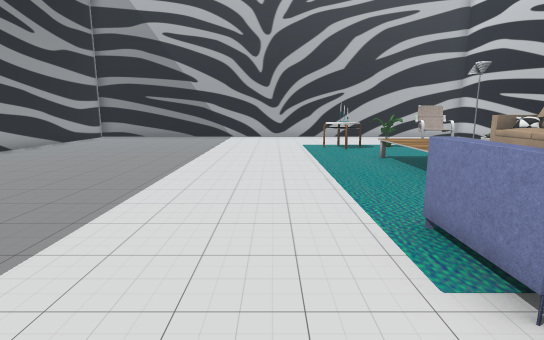
view 1 (above)

17 first-person views from a walk through a 3-D level made in the Unity game engine. The camera is 1.5 m above the floor, tilts 10° down and sees 80° across. The floor is counted in squares, 1 m on a side. Each view is taken from the middle of a square. On the plan, view 1 faces up. The plan holds only what a view shows up to about 15 squares ahead; the rest is blank. The place goes on beyond the plan. The player character is not drawn. Some surface patterns are stand-ins.

view 2
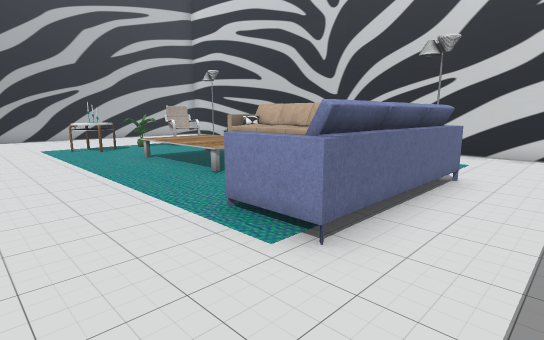

view 3
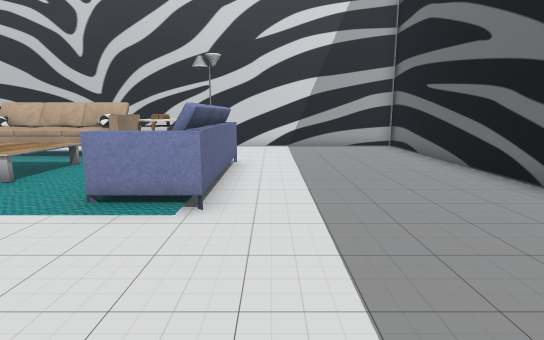

view 4
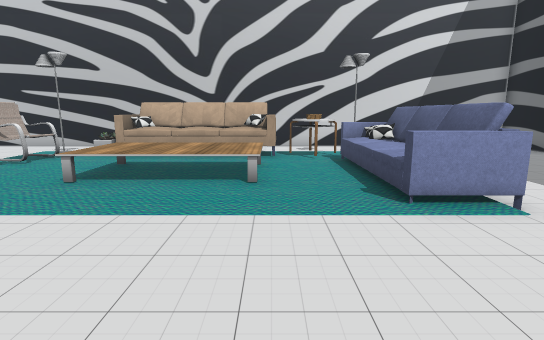

view 5
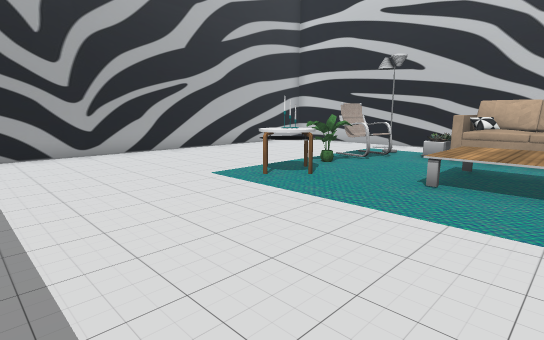

view 6
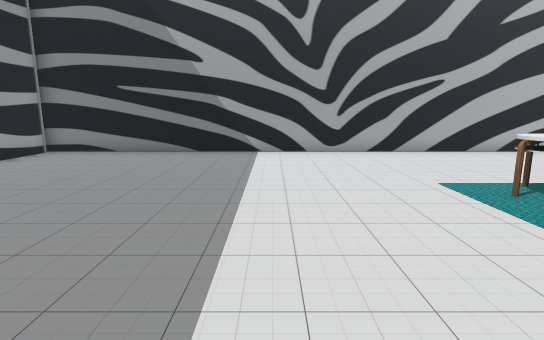

view 7
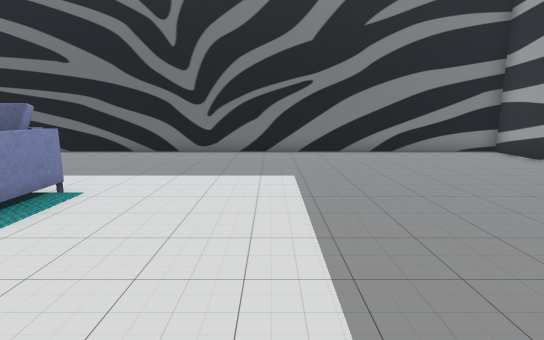

view 8
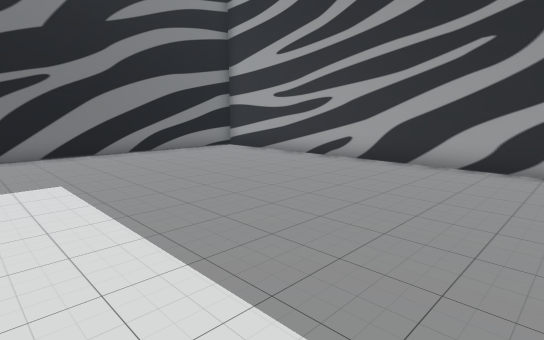

view 9
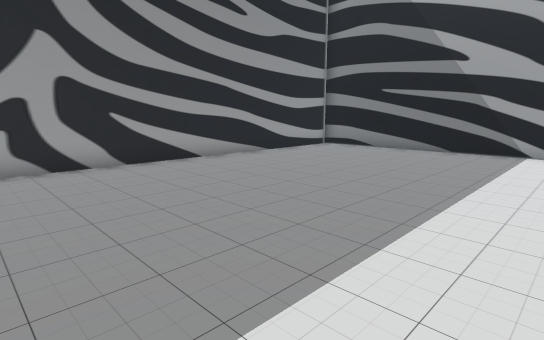

view 10
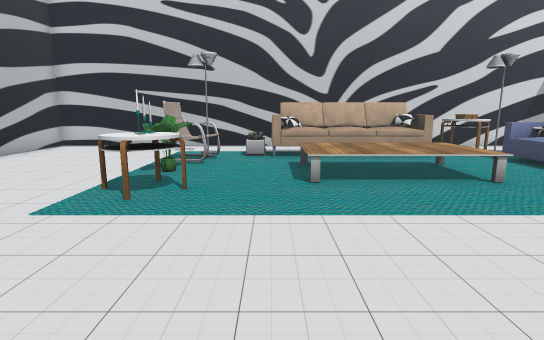

view 11
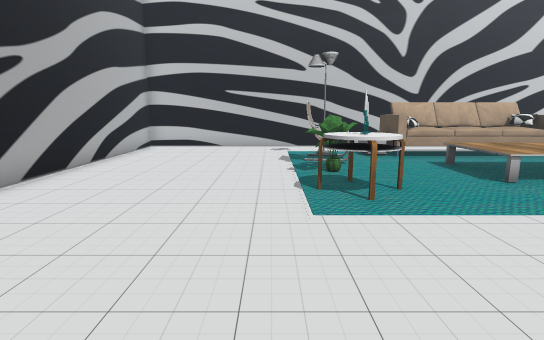

view 12
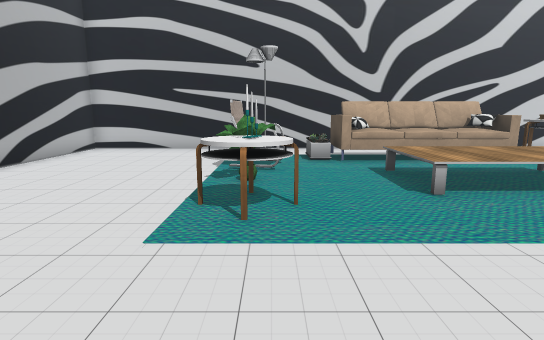

view 13
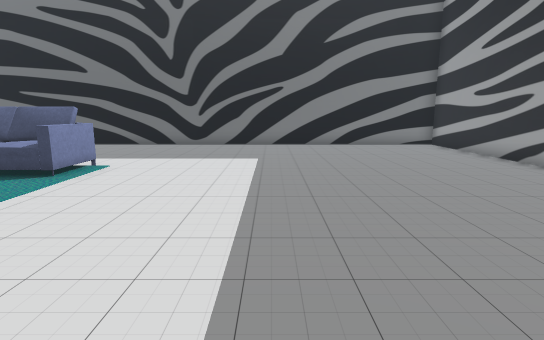

view 14
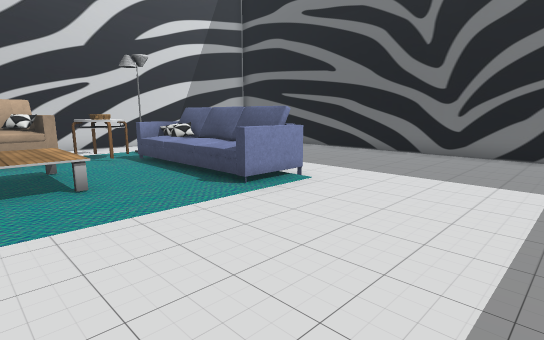

view 15
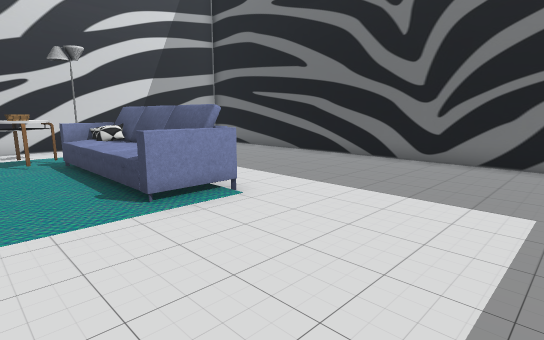

view 16
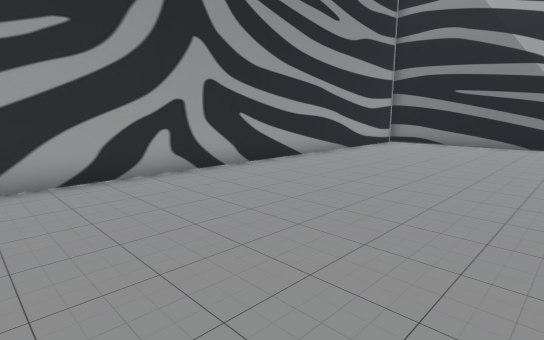

view 17
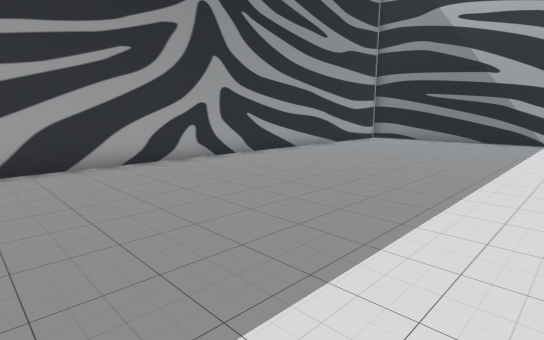

### Floor plan
Points are (right, up) in squares from view 1. A wall is a line through its corners. A room is listed if a view was taken in it or the views show most of it. See-through windows are left out.
Room 1 (views 1, 2, 3, 4, 5, 6, 7, 8, 9, 10, 11, 12, 13, 14, 15, 16, 17)
walls: (7.3, 6.2) (8.7, 6.2) (8.6, 6.7); (7.4, 10.4) (7.4, 11) (9.2, 11); (8.4, 8.7) (8.5, 9.2); (8.4, 7.2) (8.5, 7.7); (8.5, 7.2) (8.7, 7.6) (8.4, 9.2); (8.4, 6.3) (8.6, 9.2); (8.6, 7.6) (8.4, 10.4); (8.6, 8.7) (8.7, 9.2); (8.6, 9.1) (8.6, 9.6); (8.6, 6.8) (8.7, 7.3); (8.6, 9.8) (8.7, 10.7); (8.7, 6.2) (8.6, 7.5); (8.7, 10.2) (8.8, 10.7); (8.9, 10.2) (9, 10.7) (7.4, 10.7); (9.1, 5.9) (7.4, 5.9) (7.4, 9.6); (11.7, 9.6) (11.7, 20.5) (-10.6, 20.5) (-10.6, -4.4) (11.7, -4.4) (11.7, 7.4)
low walls: (8.4, 6.2) (8.3, 7.8)
objects: sofa (2, 2) to (7, 4); table (2, 13) to (3, 14); table (3, 6) to (6, 10); plant (4, 13); armchair (6, 13) to (7, 14); table (7, 4) to (8, 5); pillow (8, 7); pillow (8, 10); planter (8, 12)

Where each view was taken, in squares from view 1:
view 1: 0 up, 0 right, facing up
view 2: 0 up, 1 left, facing up-right
view 3: 1 up, 3 left, facing right
view 4: 6 up, 3 left, facing right
view 5: 8 up, 3 left, facing up-right
view 6: 8 up, 2 left, facing up
view 7: 8 up, 2 left, facing down
view 8: 8 up, 1 left, facing down-left
view 9: 7 up, 1 left, facing up-left
view 10: 11 up, 3 left, facing right
view 11: 15 up, 3 left, facing right
view 12: 13 up, 2 left, facing right
view 13: 11 up, 3 left, facing down
view 14: 8 up, 3 left, facing down-right
view 15: 6 up, 3 left, facing down-right
view 16: 4 up, 3 left, facing up-left
view 17: 2 up, 1 left, facing up-left
